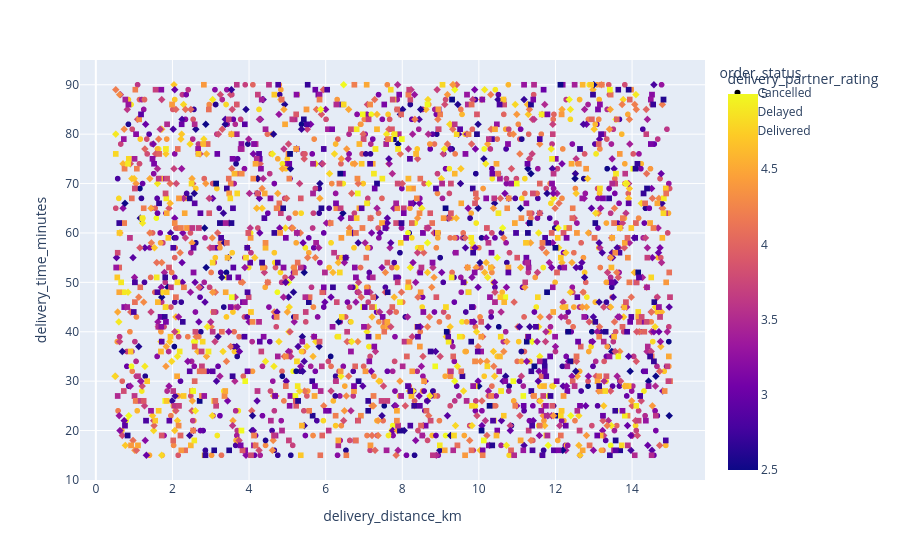

The notebook cell saved with this chart:
### Code cell
fig4=px.scatter(
    food,
    x="delivery_distance_km",
    y="delivery_time_minutes",
    color = "delivery_partner_rating",
    symbol = "order_status",
)
fig4.show()

### Figure 1 — Plotly figure (JSON) as saved in the notebook; plotly's stock layout.template omitted (floating-point values rounded to 4 significant figures; data arrays with more than 128 entries replaced by an {"elided": "..."} marker saying what was removed)
{"data": [{"hovertemplate": "order_status=Cancelled<br>delivery_distance_km=%{x}<br>delivery_time_minutes=%{y}<br>delivery_partner_rating=%{marker.color}<extra></extra>", "legendgroup": "Cancelled", "marker": {"color": {"elided": "873 float values"}, "coloraxis": "coloraxis", "symbol": "circle"}, "mode": "markers", "name": "Cancelled", "showlegend": true, "type": "scattergl", "x": {"elided": "873 float values"}, "xaxis": "x", "y": {"elided": "873 int values"}, "yaxis": "y"}, {"hovertemplate": "order_status=Delayed<br>delivery_distance_km=%{x}<br>delivery_time_minutes=%{y}<br>delivery_partner_rating=%{marker.color}<extra></extra>", "legendgroup": "Delayed", "marker": {"color": {"elided": "832 float values"}, "coloraxis": "coloraxis", "symbol": "diamond"}, "mode": "markers", "name": "Delayed", "showlegend": true, "type": "scattergl", "x": {"elided": "832 float values"}, "xaxis": "x", "y": {"elided": "832 int values"}, "yaxis": "y"}, {"hovertemplate": "order_status=Delivered<br>delivery_distance_km=%{x}<br>delivery_time_minutes=%{y}<br>delivery_partner_rating=%{marker.color}<extra></extra>", "legendgroup": "Delivered", "marker": {"color": {"elided": "895 float values"}, "coloraxis": "coloraxis", "symbol": "square"}, "mode": "markers", "name": "Delivered", "showlegend": true, "type": "scattergl", "x": {"elided": "895 float values"}, "xaxis": "x", "y": {"elided": "895 int values"}, "yaxis": "y"}], "layout": {"coloraxis": {"colorbar": {"title": {"text": "delivery_partner_rating"}}, "colorscale": [[0, "#0d0887"], [0.1111, "#46039f"], [0.2222, "#7201a8"], [0.3333, "#9c179e"], [0.4444, "#bd3786"], [0.5556, "#d8576b"], [0.6667, "#ed7953"], [0.7778, "#fb9f3a"], [0.8889, "#fdca26"], [1, "#f0f921"]]}, "legend": {"title": {"text": "order_status"}, "tracegroupgap": 0}, "margin": {"t": 60}, "xaxis": {"anchor": "y", "domain": [0, 1], "title": {"text": "delivery_distance_km"}}, "yaxis": {"anchor": "x", "domain": [0, 1], "title": {"text": "delivery_time_minutes"}}}}
